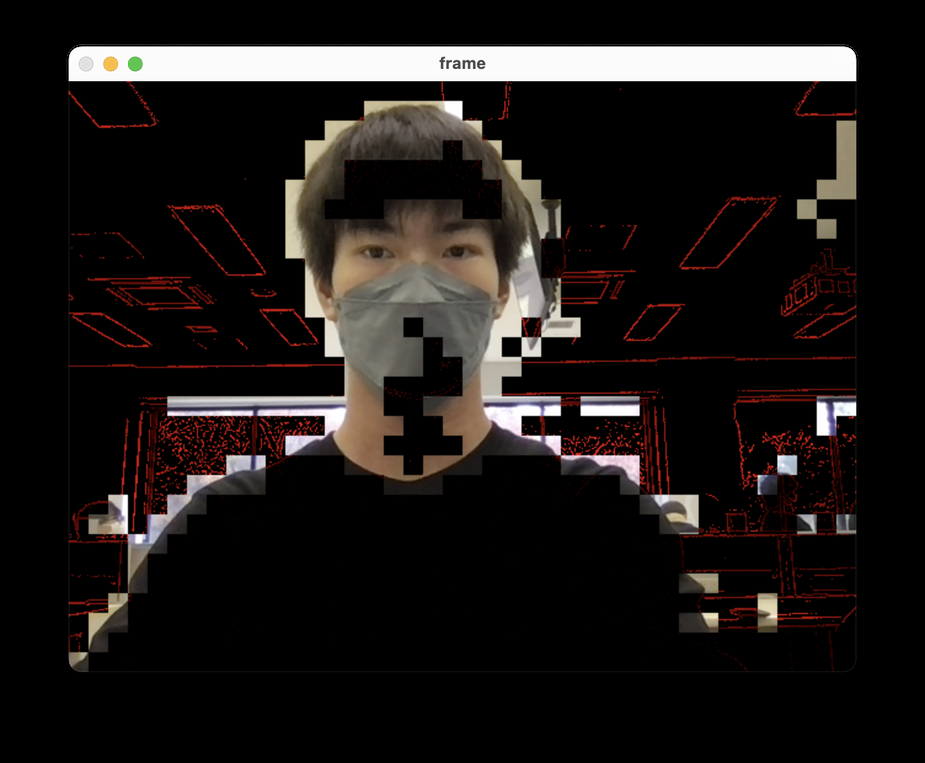
#> input picture 07_2023-11-16/lecture07_01_k22047.png, 925 x 763 px, shrunk from 1504 x 1240 before the run, given in place of uchitane_near.png, which was not available
$ python lecture07_BlurryAnalysys.py   (older library calls are emulated)
#> lines starting #> are read from the running program, lines starting #| are printed output that depends on the picture; pictures that were not available may be replaced by others from this repository, and a replacement may not be noted
import cv2

BLURRY_THRESHOLD = 90 # 値が低いほど少しのボケでも検出する

# カメラに近い画像（uchitane_far.png）と遠い画像（uchitane_far.png）を開く
# このプログラムは同じサイズの画像を読み込んで下さい．
near_img = cv2.imread('uchitane_near.png')
#> near_img is the input picture: shape (763, 925, 3); mean B, G, R 23.6, 25.2, 29.2
far_img = cv2.imread('uchitane_far.png')
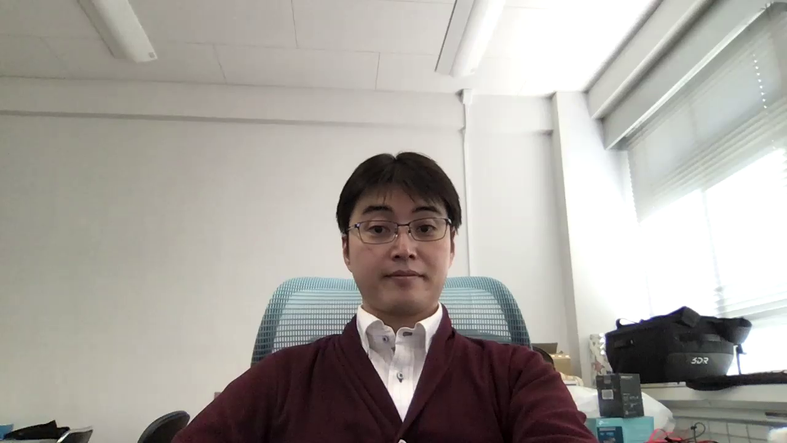
#> input picture 07_2023-11-16/uchitane_far.png, 787 x 443 px, shrunk from 1280 x 720 before the run
#> far_img is the input picture: shape (443, 787, 3); mean B, G, R 158.4, 163.8, 167.9

near_rows,near_cols,near_channels = near_img.shape
#> near_rows = 763; near_cols = 925; near_channels = 3
far_rows,far_cols,far_channels = far_img.shape
#> far_rows = 443; far_cols = 787; far_channels = 3

near_gray = cv2.cvtColor(near_img, cv2.COLOR_BGR2GRAY)
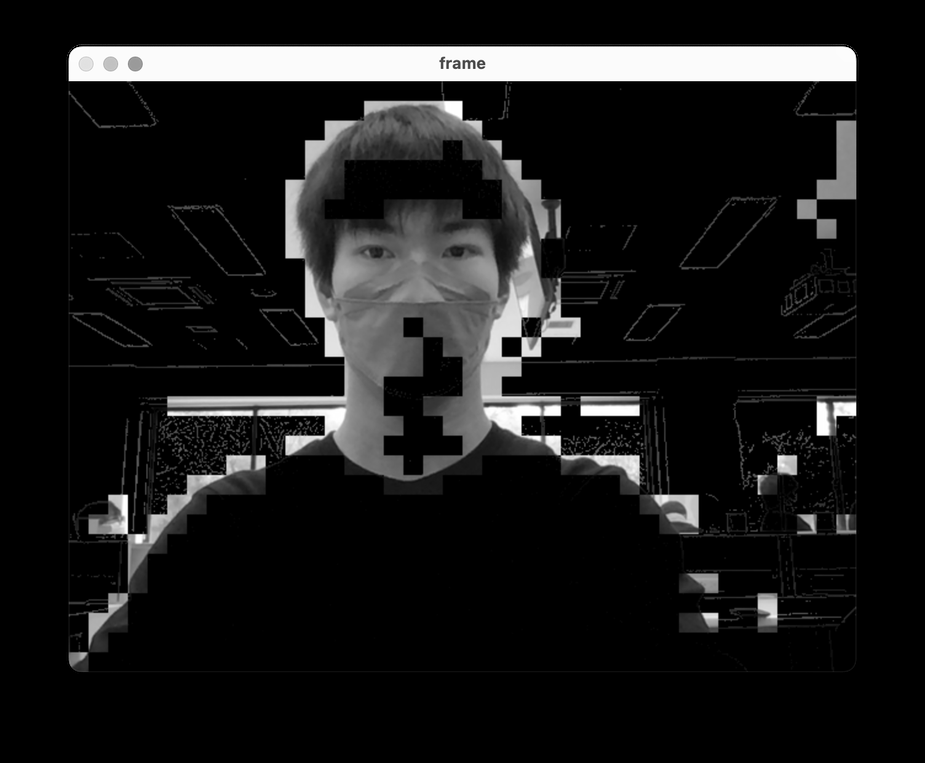
#> near_gray: shape (763, 925); min 0, max 255, mean 26.2
far_gray = cv2.cvtColor(far_img, cv2.COLOR_BGR2GRAY)
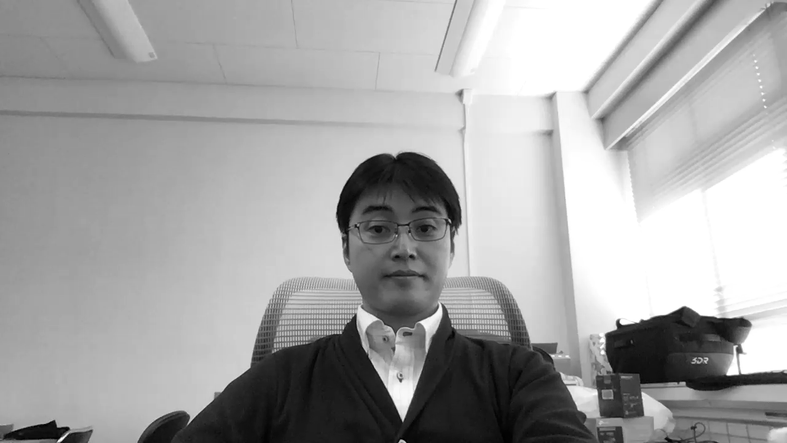
#> far_gray: shape (443, 787); min 0, max 255, mean 164.4

if near_rows != far_rows or near_cols != far_cols:
    print("入力ファイルのサイズが違います")
    quit()
#> (the program exits here)
